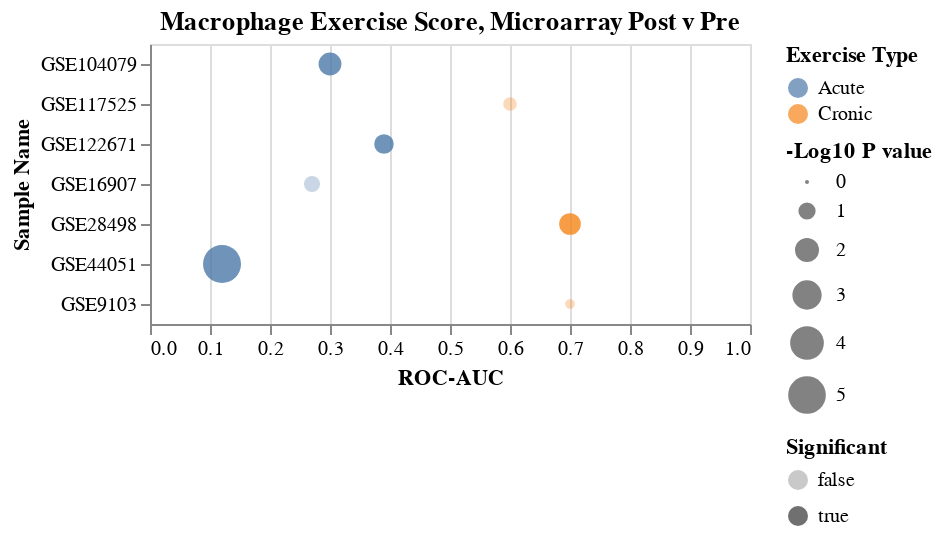

Notebook code cell kept with this figure:
### Code cell
saveName='MacrophageExerciseDotPlot_MicroArray_log10Pval.png'
title='Macrophage Exercise Score, Microarray Post v Pre'
save=True
dfIn=df.loc[arrayDf]

chart=makeDotPlot(dfIn,saveName=saveName,title=title,rev=False,save=save)
chart

### Figure 1 — Vega-Lite specification as saved in the notebook (floating-point values rounded to 4 significant figures)
{"config": {"view": {"continuousWidth": 300, "continuousHeight": 300}}, "data": {"name": "data-cdc8909612316993d29095e2c6fb98ad"}, "mark": {"type": "circle"}, "encoding": {"color": {"field": "Exercise Type", "type": "nominal"}, "opacity": {"field": "Significant", "type": "nominal"}, "size": {"field": "-Log10 P value", "scale": {"align": 5.088, "base": 0.2765, "reverse": false}, "type": "quantitative"}, "x": {"field": "ROC-AUC", "scale": {"domain": [0, 1]}, "type": "quantitative"}, "y": {"field": "Sample Name", "type": "nominal"}}, "title": "Macrophage Exercise Score, Microarray Post v Pre", "$schema": "https://vega.github.io/schema/vega-lite/v5.8.0.json", "datasets": {"data-cdc8909612316993d29095e2c6fb98ad": [{"Sample Name": "GSE16907", "Num Samples": 16, "ROC-AUC": 0.27, "Pval": 0.135, "Exercise Type": "Acute", "-Log10 P value": 0.8697, "Significant": false}, {"Sample Name": "GSE28498", "Num Samples": 38, "ROC-AUC": 0.7, "Pval": 0.0242, "Exercise Type": "Cronic", "-Log10 P value": 1.616, "Significant": true}, {"Sample Name": "GSE44051", "Num Samples": 48, "ROC-AUC": 0.12, "Pval": 8.17e-06, "Exercise Type": "Acute", "-Log10 P value": 5.088, "Significant": true}, {"Sample Name": "GSE117525", "Num Samples": 46, "ROC-AUC": 0.6, "Pval": 0.247, "Exercise Type": "Cronic", "-Log10 P value": 0.6073, "Significant": false}, {"Sample Name": "GSE122671", "Num Samples": 88, "ROC-AUC": 0.39, "Pval": 0.0494, "Exercise Type": "Acute", "-Log10 P value": 1.306, "Significant": true}, {"Sample Name": "GSE9103", "Num Samples": 20, "ROC-AUC": 0.7, "Pval": 0.529, "Exercise Type": "Cronic", "-Log10 P value": 0.2765, "Significant": false}, {"Sample Name": "GSE104079", "Num Samples": 58, "ROC-AUC": 0.3, "Pval": 0.0156, "Exercise Type": "Acute", "-Log10 P value": 1.807, "Significant": true}]}}
